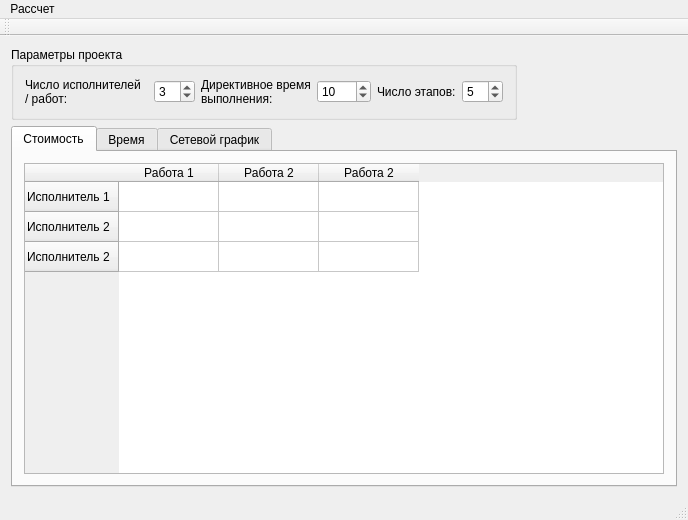
<?xml version="1.0" encoding="UTF-8"?>
<ui version="4.0">
 <class>MainWindow</class>
 <widget class="QMainWindow" name="MainWindow">
  <property name="geometry">
   <rect>
    <x>0</x>
    <y>0</y>
    <width>688</width>
    <height>520</height>
   </rect>
  </property>
  <property name="windowTitle">
   <string>Сетевое планирование в разработке СТС</string>
  </property>
  <widget class="QWidget" name="centralWidget">
   <layout class="QGridLayout" name="gridLayout_2">
    <item row="0" column="0">
     <widget class="QGroupBox" name="groupBox">
      <property name="title">
       <string>Параметры проекта</string>
      </property>
      <layout class="QGridLayout" name="gridLayout">
       <item row="0" column="2">
        <widget class="QLabel" name="label_2">
         <property name="text">
          <string>Директивное время выполнения:</string>
         </property>
         <property name="wordWrap">
          <bool>true</bool>
         </property>
        </widget>
       </item>
       <item row="0" column="1">
        <widget class="QSpinBox" name="sbWorkersCount">
         <property name="minimum">
          <number>2</number>
         </property>
         <property name="value">
          <number>3</number>
         </property>
        </widget>
       </item>
       <item row="0" column="4">
        <widget class="QLabel" name="label_4">
         <property name="text">
          <string>Число этапов:</string>
         </property>
        </widget>
       </item>
       <item row="0" column="3">
        <widget class="QSpinBox" name="sbDirTime">
         <property name="maximum">
          <number>1000</number>
         </property>
         <property name="value">
          <number>10</number>
         </property>
        </widget>
       </item>
       <item row="0" column="0">
        <widget class="QLabel" name="label">
         <property name="text">
          <string>Число исполнителей / работ:</string>
         </property>
         <property name="wordWrap">
          <bool>true</bool>
         </property>
        </widget>
       </item>
       <item row="0" column="5">
        <widget class="QSpinBox" name="sbStageCount">
         <property name="minimum">
          <number>1</number>
         </property>
         <property name="value">
          <number>5</number>
         </property>
        </widget>
       </item>
      </layout>
     </widget>
    </item>
    <item row="0" column="1">
     <spacer name="horizontalSpacer">
      <property name="orientation">
       <enum>Qt::Horizontal</enum>
      </property>
      <property name="sizeHint" stdset="0">
       <size>
        <width>70</width>
        <height>20</height>
       </size>
      </property>
     </spacer>
    </item>
    <item row="1" column="0" colspan="2">
     <widget class="QTabWidget" name="tw">
      <property name="currentIndex">
       <number>0</number>
      </property>
      <widget class="QWidget" name="tabCost">
       <attribute name="title">
        <string>Стоимость</string>
       </attribute>
       <layout class="QGridLayout" name="gridLayout_3">
        <item row="0" column="0">
         <widget class="QTableWidget" name="twCost">
          <row>
           <property name="text">
            <string>Исполнитель 1</string>
           </property>
          </row>
          <row>
           <property name="text">
            <string>Исполнитель 2</string>
           </property>
          </row>
          <row>
           <property name="text">
            <string>Исполнитель 2</string>
           </property>
          </row>
          <column>
           <property name="text">
            <string>Работа 1</string>
           </property>
          </column>
          <column>
           <property name="text">
            <string>Работа 2</string>
           </property>
          </column>
          <column>
           <property name="text">
            <string>Работа 2</string>
           </property>
          </column>
         </widget>
        </item>
       </layout>
      </widget>
      <widget class="QWidget" name="tabTime">
       <attribute name="title">
        <string>Время</string>
       </attribute>
       <layout class="QGridLayout" name="gridLayout_4">
        <item row="0" column="0">
         <widget class="QTableWidget" name="twTime">
          <row>
           <property name="text">
            <string>Исполнитель 1</string>
           </property>
          </row>
          <row>
           <property name="text">
            <string>Исполнитель 2</string>
           </property>
          </row>
          <row>
           <property name="text">
            <string>Исполнитель 2</string>
           </property>
          </row>
          <column>
           <property name="text">
            <string>Работа 1</string>
           </property>
          </column>
          <column>
           <property name="text">
            <string>Работа 2</string>
           </property>
          </column>
          <column>
           <property name="text">
            <string>Работа 2</string>
           </property>
          </column>
         </widget>
        </item>
       </layout>
      </widget>
      <widget class="QWidget" name="tab">
       <attribute name="title">
        <string>Сетевой график</string>
       </attribute>
       <layout class="QGridLayout" name="gridLayout_5">
        <item row="0" column="0">
         <widget class="QLabel" name="label_3">
          <property name="text">
           <string>Матрица смежности:</string>
          </property>
         </widget>
        </item>
        <item row="1" column="0">
         <widget class="QTableWidget" name="twNet"/>
        </item>
       </layout>
      </widget>
     </widget>
    </item>
   </layout>
  </widget>
  <widget class="QMenuBar" name="menuBar">
   <property name="geometry">
    <rect>
     <x>0</x>
     <y>0</y>
     <width>688</width>
     <height>27</height>
    </rect>
   </property>
   <widget class="QMenu" name="menuHfccxtn">
    <property name="title">
     <string>Рассчет</string>
    </property>
    <addaction name="aCountAssesments"/>
    <addaction name="aCountCriticalPath"/>
   </widget>
   <addaction name="menuHfccxtn"/>
  </widget>
  <widget class="QToolBar" name="mainToolBar">
   <attribute name="toolBarArea">
    <enum>TopToolBarArea</enum>
   </attribute>
   <attribute name="toolBarBreak">
    <bool>false</bool>
   </attribute>
  </widget>
  <widget class="QStatusBar" name="statusBar"/>
  <action name="aCountAssesments">
   <property name="text">
    <string>Назначений</string>
   </property>
  </action>
  <action name="aCountCriticalPath">
   <property name="text">
    <string>Критического пути</string>
   </property>
  </action>
 </widget>
 <layoutdefault spacing="6" margin="11"/>
 <resources/>
 <connections/>
</ui>
